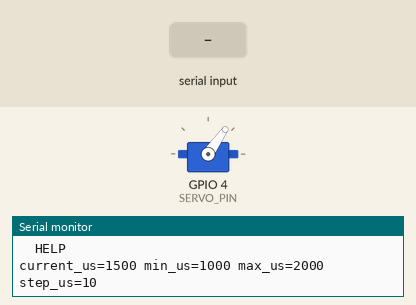
Simulated run of this sketch. Board: ESP32-S3. Parts: servo, the last lines printed to the serial monitor. Wiring (inferred from the names in the program): servo: signal GPIO 4. Inputs (shaded band) come from the test bench. Servo pulses on a pin are drawn as a servo (544–2400 µs = 0–180°).

Above: at 2.46 s.
2.8 s: "HELP 1\n" received over Serial
5.8 s: "MIN\n" received over Serial
7.3 s: "MAX\n" received over Serial
At 7.52 s:
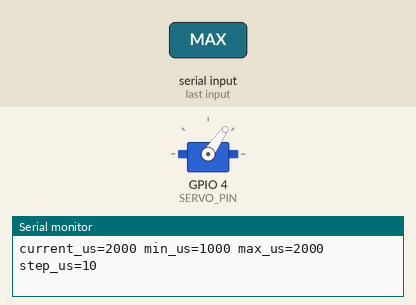
10.3 s: "US 90\n" received over Serial
11.8 s: "CENTER\n" received over Serial
At 12.02 s:
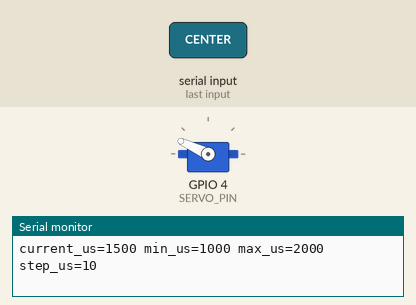
Timing chart, 0 to 15.8 s (numbered marks = the images above; inputs shaded):
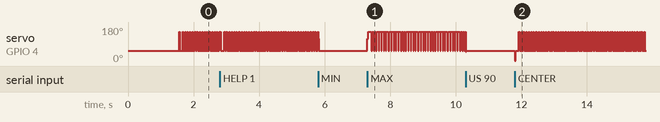

Measured:
- after the input at 7.3 s, servo on GPIO 4 (SERVO_PIN): 55° → 119° at once, then moves between 55° and 155°, repeating every 0.22 s
- after the input at 11.8 s, servo on GPIO 4 (SERVO_PIN): 55° → 1° at once, then moves between 1° and 155°, repeating every 0.22 s
- by itself, servo on GPIO 4 (SERVO_PIN): repeats every 0.06 s: 155° 0.02 s, 55° 0.04 s

The sketch:

esp32_s3_servo_calibrator.ino
```cpp
/*
  ESP32-S3 servo calibrator for the DS3245 / fish finder head.

  Purpose:
    Find the safe servo pulse range and useful mechanical travel before using
    the full gyro-stabilizer firmware.

  Wiring:
    ESP32 GPIO 4 -> logic level shifter input
    Level shifter output -> servo signal wire
    Servo red -> external servo supply positive
    Servo brown/black -> external servo supply negative
    ESP32 GND -> common ground with servo supply and level shifter

  Serial Monitor:
    Baud: 115200
    Line ending: Newline

  Commands:
    CENTER
    MIN
    MAX
    US 1500
    DEG 90
    LIMITS 1000 2000
    STEP 10
    LEFT
    RIGHT
    HELP

  Start conservative. Do not use 500-2500 us until you know the mechanics and
  servo are safe at the ends. Good first range: 1000-2000 us.
*/

#include <Arduino.h>

#if __has_include(<esp_arduino_version.h>)
  #include <esp_arduino_version.h>
#endif

const int SERVO_PIN = 4;
const int SERVO_FRAME_US = 20000;

int minUs = 1000;
int maxUs = 2000;
int currentUs = 1500;
int stepUs = 10;

char commandBuffer[80];
byte commandLength = 0;
bool servoPulseHigh = false;
unsigned long servoFrameStartUs = 0;

void setupServoPulseOutput() {
  pinMode(SERVO_PIN, OUTPUT);
  digitalWrite(SERVO_PIN, LOW);
  servoFrameStartUs = micros();
}

void writeServoUs(int pulseUs) {
  currentUs = constrain(pulseUs, minUs, maxUs);
}

void updateServoPulseOutput() {
  unsigned long nowUs = micros();

  if (!servoPulseHigh && (unsigned long)(nowUs - servoFrameStartUs) >= SERVO_FRAME_US) {
    servoFrameStartUs += SERVO_FRAME_US;
    digitalWrite(SERVO_PIN, HIGH);
    servoPulseHigh = true;
    return;
  }

  if (servoPulseHigh && (unsigned long)(nowUs - servoFrameStartUs) >= (unsigned long)currentUs) {
    digitalWrite(SERVO_PIN, LOW);
    servoPulseHigh = false;
  }
}

void printStatus() {
  Serial.print("current_us=");
  Serial.print(currentUs);
  Serial.print(" min_us=");
  Serial.print(minUs);
  Serial.print(" max_us=");
  Serial.print(maxUs);
  Serial.print(" step_us=");
  Serial.println(stepUs);
}

void printHelp() {
  Serial.println();
  Serial.println("ESP32-S3 servo calibrator commands:");
  Serial.println("  CENTER          -> 1500 us");
  Serial.println("  MIN             -> current min_us");
  Serial.println("  MAX             -> current max_us");
  Serial.println("  US 1500         -> direct pulse width");
  Serial.println("  DEG 90          -> map 0-180 deg into min/max us");
  Serial.println("  LIMITS 1000 2000");
  Serial.println("  STEP 10");
  Serial.println("  LEFT            -> current_us - step_us");
  Serial.println("  RIGHT           -> current_us + step_us");
  Serial.println("  HELP");
  printStatus();
}

void processCommand(const char *rawCommand) {
  String command(rawCommand);
  command.trim();
  command.toUpperCase();

  if (command == "HELP") {
    printHelp();
    return;
  }
  if (command == "CENTER") {
    writeServoUs(1500);
  } else if (command == "MIN") {
    writeServoUs(minUs);
  } else if (command == "MAX") {
    writeServoUs(maxUs);
  } else if (command == "LEFT") {
    writeServoUs(currentUs - stepUs);
  } else if (command == "RIGHT") {
    writeServoUs(currentUs + stepUs);
  } else if (command.startsWith("US ")) {
    writeServoUs(command.substring(3).toInt());
  } else if (command.startsWith("DEG ")) {
    int degrees = constrain(command.substring(4).toInt(), 0, 180);
    int pulse = map(degrees, 0, 180, minUs, maxUs);
    writeServoUs(pulse);
  } else if (command.startsWith("STEP ")) {
    stepUs = constrain(command.substring(5).toInt(), 1, 200);
  } else if (command.startsWith("LIMITS ")) {
    String values = command.substring(7);
    int space = values.indexOf(' ');
    if (space > 0) {
      int newMin = values.substring(0, space).toInt();
      int newMax = values.substring(space + 1).toInt();
      if (newMin >= 500 && newMax <= 2500 && newMin < newMax) {
        minUs = newMin;
        maxUs = newMax;
        writeServoUs(currentUs);
      } else {
        Serial.println("Invalid limits. Use something like: LIMITS 1000 2000");
      }
    }
  } else {
    Serial.print("Unknown command: ");
    Serial.println(command);
    Serial.println("Type HELP for commands.");
  }

  printStatus();
}

void readSerialCommands() {
  while (Serial.available()) {
    char incoming = (char)Serial.read();
    if (incoming == '\r') continue;
    if (incoming == '\n') {
      commandBuffer[commandLength] = '\0';
      if (commandLength > 0) processCommand(commandBuffer);
      commandLength = 0;
    } else if (commandLength < sizeof(commandBuffer) - 1) {
      commandBuffer[commandLength++] = incoming;
    } else {
      commandLength = 0;
    }
  }
}

void setup() {
  Serial.begin(115200);
  delay(1500);

  setupServoPulseOutput();
  writeServoUs(1500);

  Serial.println();
  Serial.println("Merman ESP32-S3 servo calibrator starting.");
  Serial.print("Servo signal GPIO ");
  Serial.println(SERVO_PIN);
  printHelp();
}

void loop() {
  updateServoPulseOutput();
  readSerialCommands();
}
```
